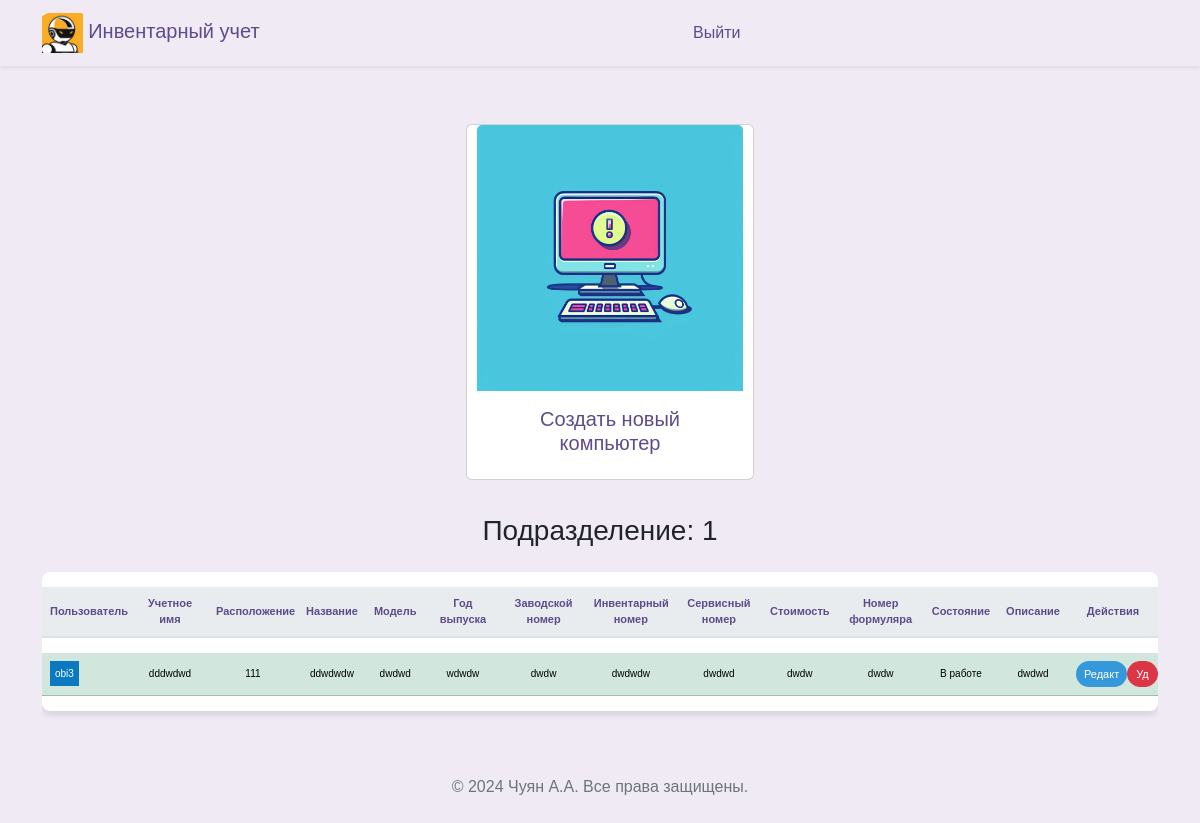
Screenshot of /arms (signed in) with the database file from the repository.
### src/database/models.py (models this page shows)
class Worker(Base):
    __tablename__ = "worker"
    id = Column(Integer, primary_key=True)
    role = Column(Enum(Role), default=Role.guest)
    fio = Column(String)
    name = Column(String, unique=True)
    password = Column(String)
    department = Column(String)
    position = Column(String)
    description = Column(String, default=None)
    conn_worker_arm = relationship(
        "Arm", back_populates="conn_arm_worker"
    )

class Arm(Base):
    __tablename__ = "arm"
    id = Column(Integer, primary_key=True)
    title = Column(String, unique=True)
    department_arm = Column(String)
    location = Column(String)
    name = Column(String)
    model = Column(String)
    release = Column(String)
    num_serial = Column(String)
    num_invent = Column(String)
    num_service = Column(String)
    price = Column(String)
    formular = Column(String)
    state = Column(String)
    description = Column(String, default=None)
    description2 = Column(String, default=None)
    description3 = Column(String, default=None)
    id_worker = Column(Integer, ForeignKey("worker.id"), default=1)
    conn_arm_worker = relationship(
        "Worker", back_populates="conn_worker_arm"
    )

### src/frontend/router.py (the view)
@router.get("/arms")
async def get_arms(
    request: Request,
    worker: Worker = Depends(get_worker_or_redirect),
    session: AsyncSession = Depends(get_session),
):
    data = await CRUDArm.get_all(session)
    data_worker = await CRUDWorker.get_all(session)
    log.debug(f"Debug --- /arms data= {data}")
    log.debug(f"Debug --- /arms data_users= {data_worker}")
    log.debug(f"Debug --- /arms data_users[0].name= {data_worker[0].name}")
    return templates.TemplateResponse(
        "arms/index.html",
        {"request": request, "worker": worker, "data": data, "data_worker": data_worker},
    )

### src/frontend/template/arms/index.html (shortened to what this page needs)
{% extends "base/base.html" %}
{% block content %}
<head>
</head>
<div class="d-flex flex-wrap justify-content-center align-items-center">
  <a class="nav-link " href="#"
  data-bs-toggle="modal"
  data-bs-target="#modalCreateArm"
  data-bs-department-arm= "{{worker.department}}"
  >
    <div class="card" style="width: 18rem; margin: 10px;">
      <img src="../frontend/assets/img/arm.jpg" class="card-img-top" alt="...">
      <div class="card-body">
        <h5 class="card-title" style="text-align: center;">Создать новый компьютер</h5>
    </div>
  </a>
</div>
<div class="row">
  <div class="col-12">
    <h3 class="mb-4" style="margin-bottom: 60px; text-align: center;">Подразделение: {{ worker.department }}</h3>
    <div class="table-responsive">
      <table class="table table-hover table-shadow table-rounded">
        <thead>
          <tr>
            <th scope="col" >Пользователь</th>
            <th scope="col" >Учетное имя</th>
            <th scope="col" >Расположение</th>
            <th scope="col" >Название</th>
            <th scope="col" >Модель</th>
            <th scope="col" >Год выпуска</th>
            <th scope="col" >Заводской номер</th>
            <th scope="col" >Инвентарный номер</th>
            <th scope="col" >Сервисный номер</th>
            <th scope="col" >Стоимость</th>
            <th scope="col" >Номер формуляра</th>
            <th scope="col" >Состояние</th>
            <th scope="col" >Описание</th>
            <th scope="col" >Действия</th>
          </tr>
        </thead>
        <tbody class="text-center">
          {% for tuple in data %}
            {% set object = tuple %}
              {% if object.department_arm == worker.department %}
                {% for tuple2 in data_worker %}
                  {% if tuple2.id == object.id_worker %}
                    <tr class="table-success">
                      <td>
                        <div style="display: flex;">
                          <span style="background-color: #0b79c2; color: white; padding: 5px;">
                              {% set varUserName = tuple2.name %}
                              {% set varUserId = tuple2.id %}
                              {{varUserName}}
                          </span>
                        </div>
                      </td>
                      <td>{{ object.title }}</td>
                      <td>{{ object.location }}</td>
                      <td>{{ object.name }}</td>
                      <td>{{ object.model }}</td>
                      <td>{{ object.release }}</td>
                      <td>{{ object.num_serial }}</td>
                      <td>{{ object.num_invent }}</td>
                      <td>{{ object.num_service }}</td>
                      <td>{{ object.price }}</td>
                      <td>{{ object.formular }}</td>
                      <td>{{ object.state }}</td>
                      <td>{{ object.description }}</td>
                      <td>
                        <div style="display: flex;">
                          <button type="button" class="btn btn-primary btn-sm" style="background-color: #3498db; color: white; font-size: 11px;"
                            data-bs-toggle="modal"
                            data-bs-target="#modalUpdate"
                            data-bs-id="{{object.id}}"
                            data-bs-user="{{varUserName}}"
                            data-bs-title="{{object.title}}"
                            data-bs-location="{{object.location}}"
                            data-bs-name="{{object.name}}"
                            data-bs-model="{{object.model}}"
                            data-bs-release="{{object.release}}"
                            data-bs-num_serial="{{object.num_serial}}"
                            data-bs-num_invent="{{object.num_invent}}"
                            data-bs-num_service="{{object.num_service}}"
                            data-bs-price="{{object.price}}"
                            data-bs-formular="{{object.formular}}"
                            data-bs-state="{{object.state}}"
                            data-bs-description="{{object.description}}"
                            data-bs-workerdepartment= "{{worker.department}}"
                            data-bs-user_id="{{varUserId}}"
                            console.log(data-bs-user)
                            >
                            Редакт
                          </button>
                          <button type="button" class="btn btn-danger btn-sm" style="color: white; font-size: 11px;"
                            onclick="deleteArm('{{ object.id }}')">
                            Уд
                          </button>
                        </div>
                      </td>
                    </tr>
                {% endif %}
              {% endfor %}
            {% endif %}
          {% endfor %}
        </tbody>
      </table>
    </div>
  </div>
</div>
{% endblock %}

### src/frontend/assets/css/base.css (style rules this page uses)
body { margin: 0; font-family: 'Nunito Sans', Arial, sans-serif; background-color: #efeaf4; }
.navbar-brand, .nav-link { color: #5e4b8b !important; }
.nav-link { margin: 0 10px; border-radius: 20px; transition: background-color 0.3s, color 0.3s; }
.table { background-color: #ffffff; color: #5e4b8b; border-collapse: separate; border-spacing: 0 15px; }
.table th, .table td { border-top: none !important; vertical-align: middle; }
.table thead th { background-color: #e9ecef; color: #5e4b8b; border-bottom: 2px solid #dee2e6; }
.table .btn, .table a { color: #7e57c2; transition: color 0.3s; }
.table td { padding: .5rem; }
.table-rounded { border-radius: .5rem; overflow: hidden; }
.table-shadow { box-shadow: 0 4px 6px rgba(0, 0, 0, 0.1); }
.btn { border-radius: 20px; }
.btn-primary { background-color: #8e44b0; border: none; color: #ffffff; transition: background-color 0.3s, color 0.3s, box-shadow 0.3s; }

### src/frontend/template/arms/index.html (style rules this page uses)
table { font-family: Arial, sans-serif; }
.table th, .table td { max-width: 90px; }
td { font-size: 10px; }
th { text-align: center; font-size: 11px; }

### rows the page displays
Worker: department "1", name "obi3"
Arm: title "dddwdwd", location "111", name "ddwdwdw", model "dwdwd", release "wdwdw", num_serial "dwdw", num_invent "dwdwdw", num_service "dwdwd", price "dwdw", formular "dwdw", state "В работе", description "dwdwd"
